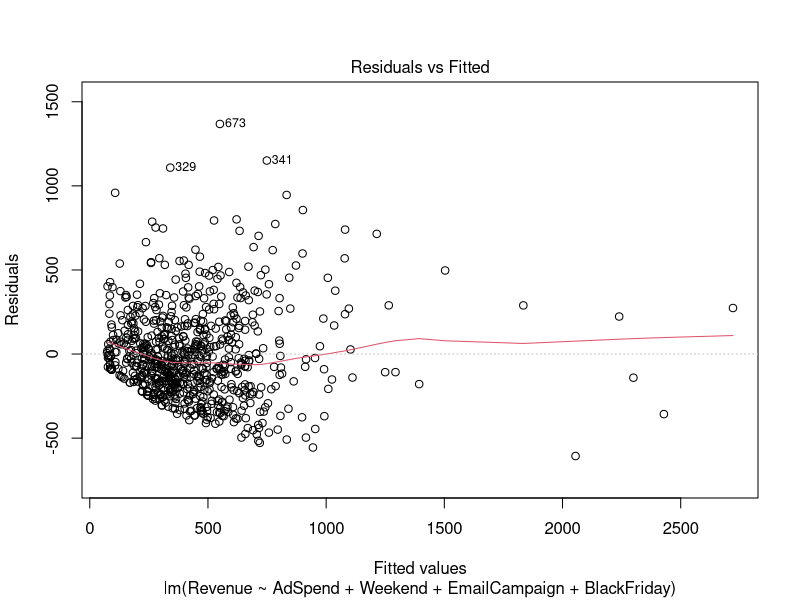
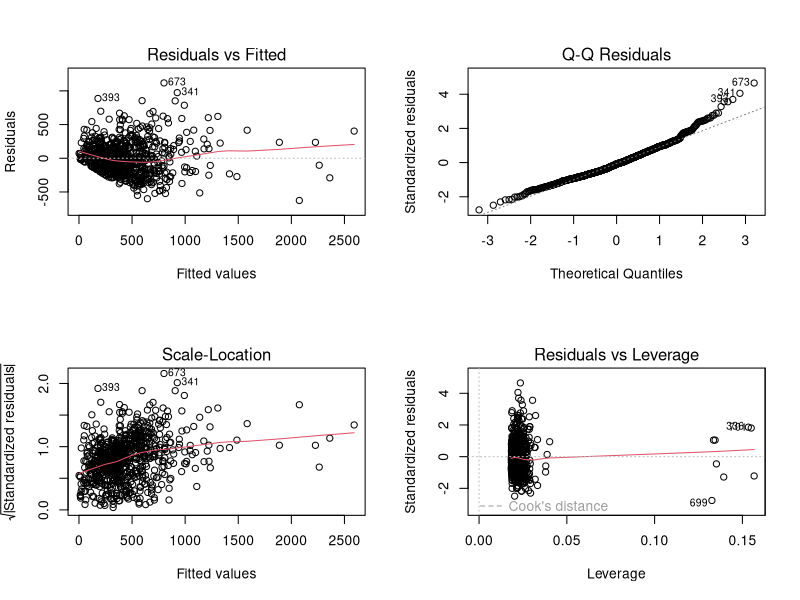

Reproduce these figures in R, in order.
# =====================================================================
#  Εβδομάδα 8 · Μπορώ να εμπιστευτώ το μοντέλο; Διαγνωστικοί έλεγχοι
#  Βάσεις Δεδομένων και Επιχειρηματική Αναλυτική · Πανεπιστήμιο Πειραιώς
#  Δεδομένα: UniStyle_Daily.csv (φανταστικά, για εκπαιδευτική χρήση)
# =====================================================================
#  Μία φορά: install.packages(c("car", "lmtest", "sandwich"))

library(car)        # vif()
library(lmtest)     # bptest(), dwtest(), coeftest()
library(sandwich)   # vcovHC()

daily <- read.csv("UniStyle_Daily.csv")
m2 <- lm(Revenue ~ AdSpend + Weekend + EmailCampaign + BlackFriday, data = daily)

# ---- 1. Πολυσυγγραμμικότητα -------------------------------------------
cor(daily[, c("SearchAds", "SocialAds", "EmailCampaign")])     # 0.97 !
m3 <- lm(Revenue ~ SearchAds + SocialAds + Weekend + EmailCampaign + BlackFriday,
         data = daily)
summary(m3)
vif(m3)             # ≈ 17 για τα δύο κανάλια
vif(m2)             # με το AdSpend: όλα κοντά στο 1

# ---- 2. Ετεροσκεδαστικότητα -------------------------------------------
plot(m2, which = 1)                                  # η «χοάνη»
bptest(m2)                                           # BP ≈ 37.1, p < 0.001
coeftest(m2, vcov = vcovHC(m2, type = "HC1"))        # robust τυπικά σφάλματα

# Ο έλεγχος H0: β = 2 με robust se
se_rob <- sqrt(diag(vcovHC(m2, type = "HC1")))["AdSpend"]
(coef(m2)["AdSpend"] - 2) / se_rob                   # t ≈ 8.26

# ---- 3. Αυτοσυσχέτιση -------------------------------------------------
dwtest(m2)                                           # DW ≈ 1.72
tapply(residuals(m2), daily$Month, mean)             # μέσο κατάλοιπο ανά μήνα

m4 <- lm(Revenue ~ AdSpend + Weekend + EmailCampaign + BlackFriday +
           factor(Month) + Year, data = daily)
summary(m4)
dwtest(m4)                                           # DW ≈ 2.01
coeftest(m4, vcov = vcovHC(m4, type = "HC1"))        # το τελικό μας μοντέλο

# Όλα τα διαγνωστικά διαγράμματα μαζί
par(mfrow = c(2, 2)); plot(m4); par(mfrow = c(1, 1))

# =====================================================================
#  ΕΡΓΑΣΤΗΡΙΟ
# =====================================================================
# Άσκηση 1 · Πολυσυγγραμμικότητα
#   α) cor(daily[, c("SearchAds", "SocialAds", "AdSpend", "EmailCampaign")])
#   β) m3 και vif(m3)    γ) με AdSpend αντί για τα δύο κανάλια
#   δ) μόνο SearchAds / μόνο SocialAds (μαζί με Weekend, EmailCampaign, BlackFriday)

# Άσκηση 2 · Ετεροσκεδαστικότητα
#   α) plot(m2, which = 1)   β) bptest(m2)   γ) coeftest(… "HC1")
#   δ) H0: β = 2 με το robust se

# Άσκηση 3 · Αυτοσυσχέτιση & εποχικότητα
#   α) dwtest(m2)   β) tapply(residuals(m2), daily$Month, mean)
#   γ) m4           δ) σύγκριση β, adjusted R², DW
